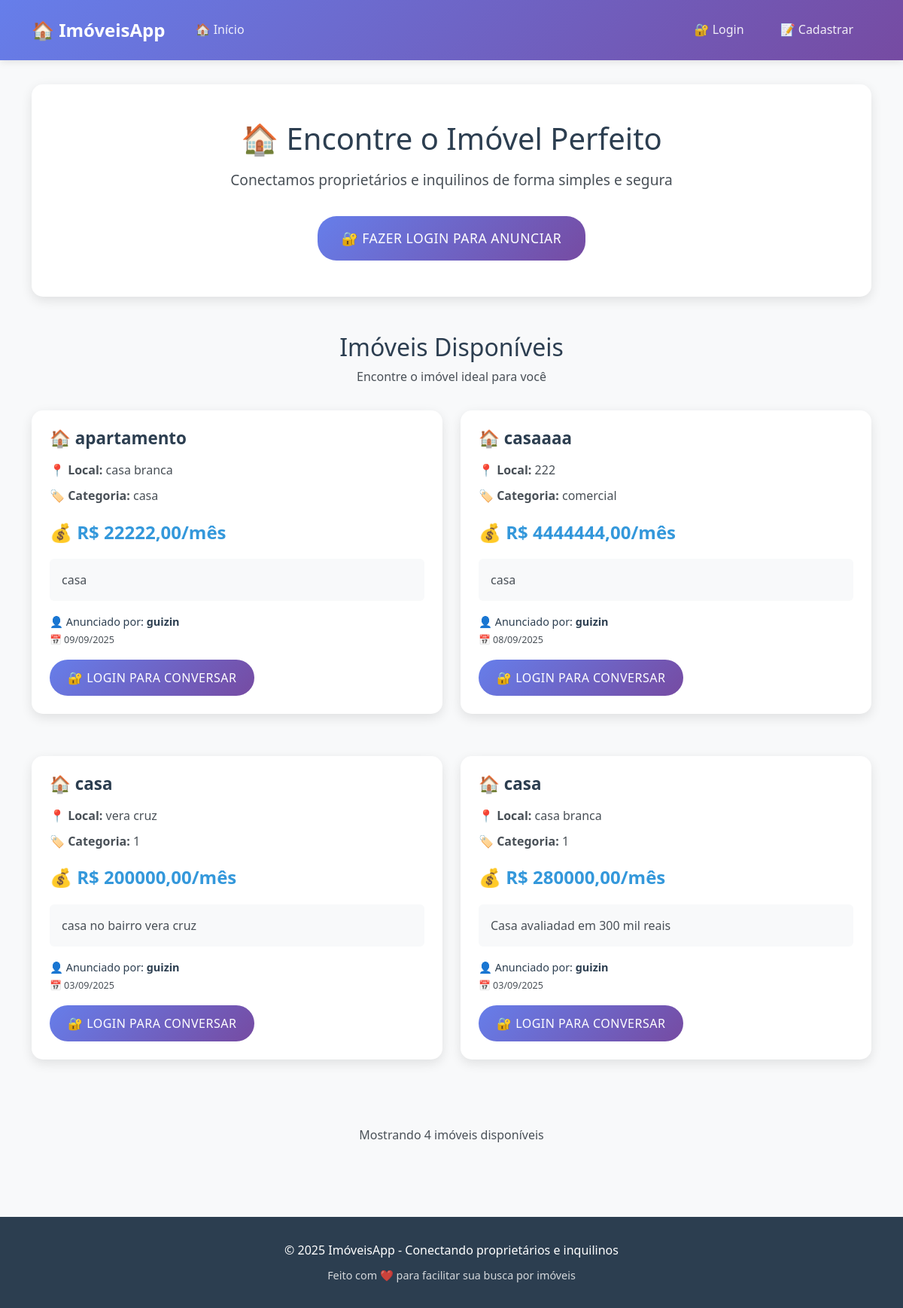
The page / on the database its author committed.
### ads/models.py (models this page shows, shortened)
class WantedAd(models.Model):
       title = models.CharField(max_length=200, verbose_name="Título do Anúncio")
       description = models.TextField(verbose_name="Descrição")
       reward = models.DecimalField(max_digits=10, decimal_places=2, verbose_name="Recompensa", blank=True, null=True)
       category = models.CharField(max_length=100, verbose_name="Categoria", blank=True, null=True)
       location = models.CharField(max_length=200, verbose_name="Localização", blank=True, null=True)
       price = models.DecimalField(max_digits=10, decimal_places=2, verbose_name="Preço", blank=True, null=True)
       created_by = models.ForeignKey(User, on_delete=models.CASCADE, verbose_name="Criado por")
       created_at = models.DateTimeField(auto_now_add=True, verbose_name="Data de Criação")
       updated_at = models.DateTimeField(auto_now=True, verbose_name="Data de Atualização")
       is_active = models.BooleanField(default=True, verbose_name="Ativo")
       class Meta:
           verbose_name = "Anúncio de Procurado"
           verbose_name_plural = "Anúncios de Procurados"

### ads/views.py (the view)
# urls.py: path('', views.index, name='index'),
def index(request):
    ads = WantedAd.objects.filter(is_active=True).order_by('-created_at')
    return render(request, 'index.html', {'ads': ads})

### templates/index.html (shortened to what this page needs)
{% extends 'base.html' %}
{% block content %}
<div class="card" style="text-align: center; margin-bottom: 3rem;">
    <div class="card-body" style="padding: 3rem;">
        <h1 style="color: var(--cor-destaque); font-size: 2.5rem; margin-bottom: 1rem;">
            🏠 Encontre o Imóvel Perfeito
        </h1>
        <p style="font-size: 1.2rem; color: var(--cor-texto); margin-bottom: 2rem;">
            Conectamos proprietários e inquilinos de forma simples e segura
        </p>
        {% if user.is_authenticated %}
            <div style="display: flex; gap: 1rem; justify-content: center; flex-wrap: wrap;">
                <a href="{% url 'create_ad' %}" class="btn btn-primary" style="font-size: 1.1rem; padding: 1rem 2rem;">
                    🏠 Anunciar Meu Imóvel
                </a>
                <a href="{% url 'my_chats' %}" class="btn btn-secondary" style="font-size: 1.1rem; padding: 1rem 2rem;">
                    💬 Meus Chats
                </a>
            </div>
        {% else %}
            <a href="{% url 'login' %}" class="btn btn-primary" style="font-size: 1.1rem; padding: 1rem 2rem;">
                🔐 Fazer Login para Anunciar
            </a>
        {% endif %}
    </div>
</div>
<div style="text-align: center; margin-bottom: 2rem;">
    <h2 style="color: var(--cor-destaque); font-size: 2rem;">
        Imóveis Disponíveis
    </h2>
    <p style="color: var(--cor-texto);">Encontre o imóvel ideal para você</p>
</div>
{% if ads %}
    <div class="row">
        {% for ad in ads %}
        <div class="col-md-6">
            <div class="card" style="position: relative;">
                <div class="card-body">
                    <h3 class="card-title" style="color: var(--cor-destaque); font-size: 1.4rem;">
                        🏠 {{ ad.title }}
                    </h3>
                    <div style="margin-bottom: 1rem;">
                        <p style="margin: 0.5rem 0; color: var(--cor-texto);">
                            <strong>📍 Local:</strong> {{ ad.location }}
                        </p>
                        <p style="margin: 0.5rem 0; color: var(--cor-texto);">
                            <strong>🏷️ Categoria:</strong> {{ ad.category }}
                        </p>
                        <div style="font-size: 1.5rem; font-weight: bold; color: var(--cor-link); margin: 1rem 0;">
                            💰 R$ {{ ad.price }}/mês
                        </div>
                    </div>
                    <div style="background: var(--cor-primaria); padding: 1rem; border-radius: 6px; margin-bottom: 1rem;">
                        <p style="margin: 0; color: var(--cor-texto); line-height: 1.5;">
                            {{ ad.description|truncatewords:25 }}
                        </p>
                    </div>
                    <p style="font-size: 0.9rem; color: var(--cor-destaque); margin-bottom: 1rem;">
                        👤 Anunciado por: <strong>{{ ad.created_by.get_full_name|default:ad.created_by.username }}</strong>
                        <br>
                        <small style="color: var(--cor-texto);">📅 {{ ad.created_at|date:"d/m/Y" }}</small>
                    </p>
                    <div style="display: flex; gap: 0.5rem; flex-wrap: wrap;">
                        {% if ad.created_by == request.user %}
                            <a href="{% url 'edit_ad' ad.id %}" class="btn btn-secondary">
                                ✏️ Editar
                            </a>
                            <a href="{% url 'delete_ad' ad.id %}" class="btn btn-danger">
                                🗑️ Excluir
                            </a>
                            <a href="{% url 'my_chats' %}" class="btn btn-primary" style="background: var(--cor-alerta);">
                                💬 Ver Interessados
                            </a>
                        {% else %}
                            {% if user.is_authenticated %}
                                <a href="{% url 'start_chat' ad.id %}" class="btn btn-primary" style="background: var(--cor-link);">
                                    💬 Conversar
                                </a>
                                <button class="btn btn-secondary" onclick="showContactInfo('{{ ad.created_by.username }}', '{{ ad.title }}')">
                                    📞 Ver Contato
                                </button>
                                <button class="btn btn-secondary" onclick="addToFavorites({{ ad.id }}, '{{ ad.title }}')" style="background: var(--cor-sucesso);">
                                    ❤️ Favoritar
                                </button>
                            {% else %}
                                <a href="{% url 'login' %}" class="btn btn-primary">
                                    🔐 Login para Conversar
                                </a>
                            {% endif %}
                        {% endif %}
                    </div>
                </div>
            </div>
        </div>
        {% endfor %}
    </div>
    <div style="text-align: center; margin-top: 2rem;">
        <p style="color: var(--cor-texto);">
            Mostrando {{ ads|length }} imóve{{ ads|length|pluralize:"l,is" }} disponíve{{ ads|length|pluralize:"l,is" }}
        </p>
    </div>
{% endif %}
{% endblock %}

### templates/base.html (style rules this page uses)
:root { --cor-primaria: #f8f9fa; --cor-secundaria: #e9ecef; --cor-destaque: #2c3e50; --cor-texto: #495057; --cor-link: #3498db; --cor-hover: #2980b9; --cor-borda: #dee2e6; --cor-sucesso: #27ae60; --cor-erro: #e74c3c; --cor-alerta: #f39c12; --sombra: rgba(0, 0, 0, 0.1); --gradiente: linear-gradient(135deg, #667eea 0%, #764ba2 100%); }
* { box-sizing: border-box; }
body { font-family: 'Segoe UI', Tahoma, Geneva, Verdana, sans-serif; line-height: 1.6; margin: 0; padding: 0; background-color: var(--cor-primaria); color: var(--cor-texto); }
.card { border: none; border-radius: 15px; box-shadow: 0 5px 15px var(--sombra); margin-bottom: 2rem; background: white; transition: transform 0.3s ease, box-shadow 0.3s ease; }
.card-body { padding: 1.5rem; }
.card-title { color: var(--cor-destaque); font-weight: 600; margin-bottom: 1rem; }
.btn { border-radius: 25px; padding: 0.75rem 1.5rem; font-weight: 500; text-transform: uppercase; letter-spacing: 0.5px; transition: all 0.3s ease; border: none; cursor: pointer; text-decoration: none; display: inline-block; text-align: center; }
.btn-primary { background: var(--gradiente); color: white; }
.row { display: flex; flex-wrap: wrap; margin: 0 -0.75rem; }
.col-md-4, .col-md-6, .col-md-8, .col-md-12 { padding: 0 0.75rem; margin-bottom: 1.5rem; }
@media (min-width: 768px) { .col-md-6 { flex: 0 0 50%; } }

### rows shown on the page
WantedAd: title "apartamento", location "casa branca", category "casa", price "22222,00", description "casa", created_by.get_full_name "guizin", created_at "09/09/2025", shows "🔐 LOGIN PARA CONVERSAR"
WantedAd: title "casaaaa", location "222", category "comercial", price "4444444,00", description "casa", created_by.get_full_name "guizin", created_at "08/09/2025", shows "🔐 LOGIN PARA CONVERSAR"
WantedAd: title "casa", location "vera cruz", category "1", price "200000,00", description "casa no bairro vera cruz", created_by.get_full_name "guizin", created_at "03/09/2025", shows "🔐 LOGIN PARA CONVERSAR"
WantedAd: title "casa", location "casa branca", category "1", price "280000,00", description "Casa avaliadad em 300 mil reais", created_by.get_full_name "guizin", created_at "03/09/2025", shows "🔐 LOGIN PARA CONVERSAR"

### other values the page prints
{{ ads|length }} "4"
